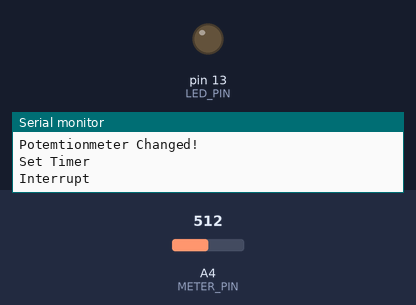
Recording of a sketch running on a simulated Arduino Uno, built with avr-gcc and run on an emulated ATmega328P. On the bench: output pins drawn as LEDs (lit = HIGH), the last lines printed to the serial monitor. The test bench sets the inputs (shaded band); at power-on: A4 (METER_PIN) = 512.

Above: at 0.6 s.
At 1.2 s:
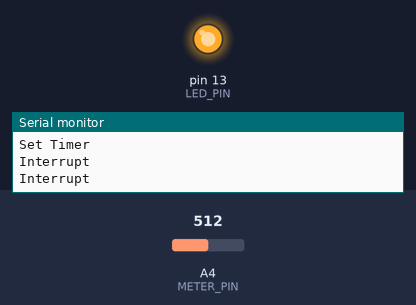
1.3 s: A4 (METER_PIN) set to 0
At 2.71 s:
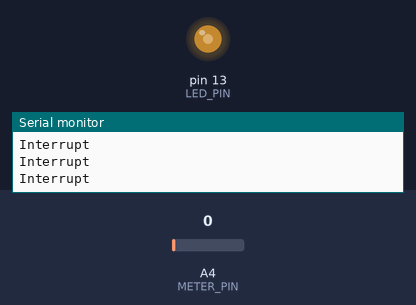
Timing chart, 0 to 10.3 s (numbered marks = the images above; inputs shaded):
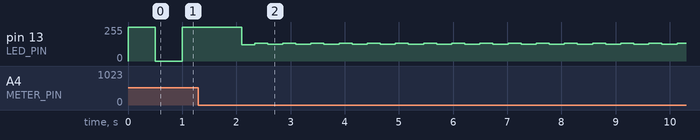

The sketch:

M1T2P.ino
```cpp
// C++ code
//

const byte LED_PIN = 13;
const byte METER_PIN = A4;

/* Example code with timer intyerrutp that will create an interruption each
 *  500ms using timer1 and prescalar of 256.
Calculations (for 500ms):
  System clock 16 Mhz and Prescalar 256;
  Timer 1 speed = 16Mhz/256 = 62.5 Khz
  Pulse time = 0.5/62.5 Khz =  8us
  Count up to = 500ms / 8us = 62500 (so this is the value the OCR register should have)*/


double MAX_FREQ = 2.0;
double TIMER_FREQ_SEC = 0;
double previousPotemtiometerValue = 0;

void setFreqFromPotentiometer(double value){
  TIMER_FREQ_SEC = value * 0.001953125;
}

double getValueFromPotentiometer(){
  return analogRead(METER_PIN);
}
void setup()
{
  pinMode(LED_PIN, OUTPUT);
  pinMode(METER_PIN, INPUT);

  Serial.begin(9600);

  startTimer(TIMER_FREQ_SEC);
}

void loop()
{
  double value = getValueFromPotentiometer() + 1;
  if (value != previousPotemtiometerValue){
    Serial.print("Potemtionmeter Changed!\n");
    setFreqFromPotentiometer(value);
    startTimer(TIMER_FREQ_SEC);
    previousPotemtiometerValue = value;
  }
}

int calcFrequency(double second){
  double sysClock = 16.0;
  double prescalar = 256.0;
  double timer1Speed = (sysClock / prescalar) * 1000;
  double pulseTime = ((1.0 / second) / timer1Speed) * 1000;
  return (500.0 / pulseTime) * 1000;
}

void startTimer(double second){
  noInterrupts();
  // using Timer1
  TCCR1A = 0;			//Reset entire TCCR1A register
  TCCR1B = 0;			//Reset entire TCCR1B register
  TCCR1B |= B00000100;		//Set CS12 to 1 so we get Prescalar = 256
  TIMSK1 |= B00000010;        //Set OCIE1A to 1 so we enable compare match A

  OCR1A = calcFrequency(second);
  Serial.print("Set Timer\n");
  interrupts();
}


ISR(TIMER1_COMPA_vect){
  TCNT1  = 0;                  //First, set the timer back to 0 so it resets for next interrupt
  Serial.print("Interrupt\n");
  digitalWrite(LED_PIN, digitalRead(LED_PIN) ^ 1);
}
```

Measured:
- by itself, pin 13 (LED_PIN): repeats every 0.52 s: 133/255 0.24 s, 125/255 0.28 s
